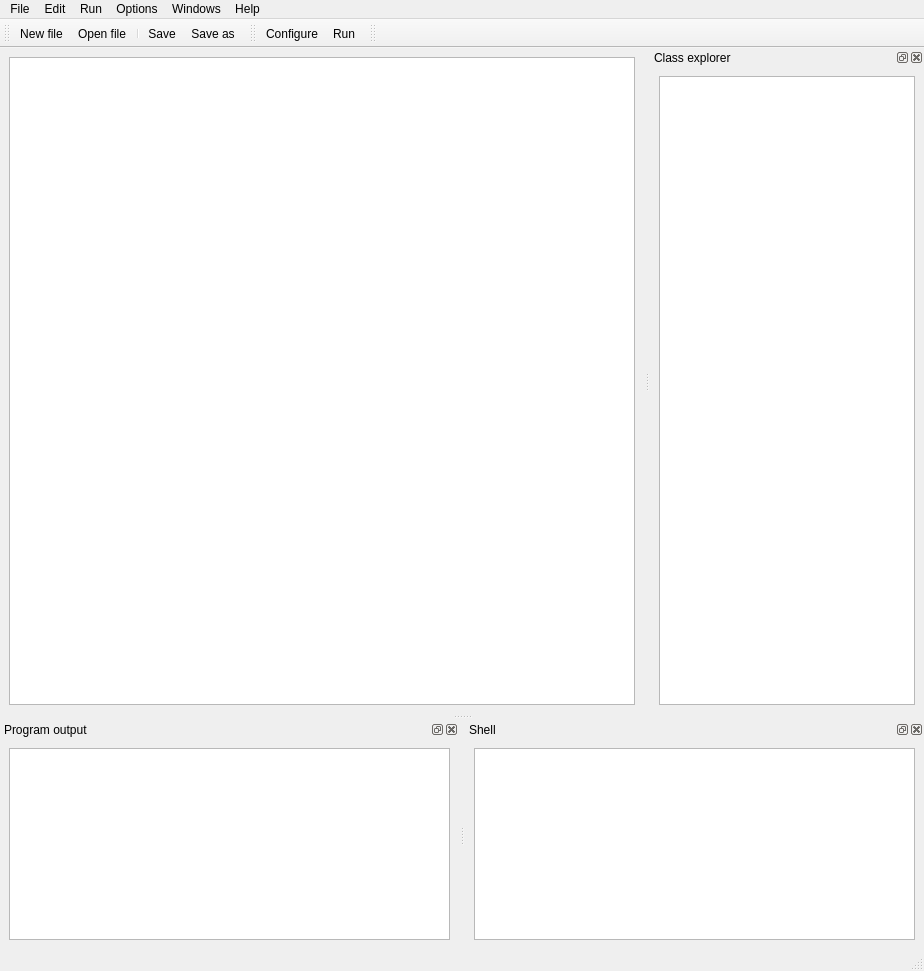
<?xml version="1.0" encoding="UTF-8"?>
<ui version="4.0">
 <class>MainWindow</class>
 <widget class="QMainWindow" name="MainWindow">
  <property name="geometry">
   <rect>
    <x>0</x>
    <y>0</y>
    <width>924</width>
    <height>971</height>
   </rect>
  </property>
  <property name="windowTitle">
   <string>QIdle</string>
  </property>
  <property name="windowIcon">
   <iconset resource="qidle.qrc">
    <normaloff>:/icons/QIdle.png</normaloff>:/icons/QIdle.png</iconset>
  </property>
  <widget class="QWidget" name="centralwidget">
   <layout class="QGridLayout" name="gridLayout">
    <item row="0" column="0">
     <widget class="PyCodeEdit" name="codeEdit"/>
    </item>
   </layout>
  </widget>
  <widget class="QStatusBar" name="statusbar"/>
  <widget class="QDockWidget" name="dockWidgetClassExplorer">
   <property name="windowTitle">
    <string>Class explorer</string>
   </property>
   <attribute name="dockWidgetArea">
    <number>2</number>
   </attribute>
   <widget class="QWidget" name="dockWidgetContents_2">
    <layout class="QGridLayout" name="gridLayout_3">
     <item row="0" column="0">
      <widget class="ClassExplorer" name="classExplorer">
       <attribute name="headerVisible">
        <bool>false</bool>
       </attribute>
       <column>
        <property name="text">
         <string notr="true">1</string>
        </property>
       </column>
      </widget>
     </item>
    </layout>
   </widget>
  </widget>
  <widget class="QDockWidget" name="dockWidgetProgramOutput">
   <property name="windowTitle">
    <string>Program output</string>
   </property>
   <attribute name="dockWidgetArea">
    <number>8</number>
   </attribute>
   <widget class="QWidget" name="dockWidgetContents_3">
    <layout class="QGridLayout" name="gridLayout_4">
     <item row="0" column="0">
      <widget class="PyInteractiveConsole" name="textEditPgmOutput"/>
     </item>
    </layout>
   </widget>
  </widget>
  <widget class="QDockWidget" name="dockWidgetShell">
   <property name="windowTitle">
    <string>Shell</string>
   </property>
   <attribute name="dockWidgetArea">
    <number>8</number>
   </attribute>
   <widget class="QWidget" name="dockWidgetContents_4">
    <layout class="QGridLayout" name="gridLayout_5">
     <item row="0" column="0">
      <widget class="Shell" name="textEdit_2"/>
     </item>
    </layout>
   </widget>
  </widget>
  <widget class="QMenuBar" name="menubar">
   <property name="geometry">
    <rect>
     <x>0</x>
     <y>0</y>
     <width>924</width>
     <height>25</height>
    </rect>
   </property>
   <widget class="QMenu" name="menuFile">
    <property name="title">
     <string>File</string>
    </property>
    <widget class="QMenu" name="menuRecents">
     <property name="title">
      <string>Recents</string>
     </property>
    </widget>
    <addaction name="actionNew_file"/>
    <addaction name="actionOpen_file"/>
    <addaction name="separator"/>
    <addaction name="actionNew_project"/>
    <addaction name="actionOpen_directory"/>
    <addaction name="separator"/>
    <addaction name="menuRecents"/>
    <addaction name="separator"/>
    <addaction name="actionSave"/>
    <addaction name="actionSave_as"/>
    <addaction name="separator"/>
    <addaction name="actionClose"/>
    <addaction name="separator"/>
    <addaction name="actionQuit"/>
   </widget>
   <widget class="QMenu" name="menuRun">
    <property name="title">
     <string>Run</string>
    </property>
    <addaction name="actionRun"/>
    <addaction name="actionConfigureRun"/>
   </widget>
   <widget class="QMenu" name="menuOptions">
    <property name="title">
     <string>Options</string>
    </property>
    <addaction name="actionConfigure_IDLE"/>
   </widget>
   <widget class="QMenu" name="menuWindows">
    <property name="title">
     <string>Windows</string>
    </property>
    <widget class="QMenu" name="menuTools">
     <property name="title">
      <string>Tools</string>
     </property>
    </widget>
    <addaction name="actionZoom_height"/>
    <addaction name="separator"/>
    <addaction name="menuTools"/>
    <addaction name="separator"/>
   </widget>
   <widget class="QMenu" name="menuHelp">
    <property name="title">
     <string>Help</string>
    </property>
    <addaction name="actionAbout_QIdle"/>
    <addaction name="separator"/>
    <addaction name="actionHelp_content"/>
    <addaction name="actionPython_docs"/>
   </widget>
   <widget class="QMenu" name="menuEdit">
    <property name="title">
     <string>Edit</string>
    </property>
   </widget>
   <addaction name="menuFile"/>
   <addaction name="menuEdit"/>
   <addaction name="menuRun"/>
   <addaction name="menuOptions"/>
   <addaction name="menuWindows"/>
   <addaction name="menuHelp"/>
  </widget>
  <widget class="QToolBar" name="toolBarSave">
   <property name="windowTitle">
    <string>File toolbar</string>
   </property>
   <attribute name="toolBarArea">
    <enum>TopToolBarArea</enum>
   </attribute>
   <attribute name="toolBarBreak">
    <bool>false</bool>
   </attribute>
   <addaction name="actionNew_file"/>
   <addaction name="actionOpen_file"/>
   <addaction name="separator"/>
   <addaction name="actionSave"/>
   <addaction name="actionSave_as"/>
  </widget>
  <widget class="QToolBar" name="toolBarRun">
   <property name="windowTitle">
    <string>Run toolbar</string>
   </property>
   <attribute name="toolBarArea">
    <enum>TopToolBarArea</enum>
   </attribute>
   <attribute name="toolBarBreak">
    <bool>false</bool>
   </attribute>
   <addaction name="actionConfigureRun"/>
   <addaction name="actionRun"/>
  </widget>
  <widget class="QToolBar" name="toolBarTools">
   <property name="windowTitle">
    <string>Tools toolbar</string>
   </property>
   <attribute name="toolBarArea">
    <enum>TopToolBarArea</enum>
   </attribute>
   <attribute name="toolBarBreak">
    <bool>false</bool>
   </attribute>
  </widget>
  <action name="actionOpen_file">
   <property name="icon">
    <iconset theme="document-open" resource="qidle.qrc">
     <normaloff>:/icons/document-open.png</normaloff>:/icons/document-open.png</iconset>
   </property>
   <property name="text">
    <string>Open file</string>
   </property>
  </action>
  <action name="actionOpen_directory">
   <property name="icon">
    <iconset theme="folder-open" resource="qidle.qrc">
     <normaloff>:/icons/folder-open.png</normaloff>:/icons/folder-open.png</iconset>
   </property>
   <property name="text">
    <string>Open directory</string>
   </property>
  </action>
  <action name="actionSave">
   <property name="icon">
    <iconset theme="applications-x-python" resource="qidle.qrc">
     <normaloff>:/icons/document-save.png</normaloff>:/icons/document-save.png</iconset>
   </property>
   <property name="text">
    <string>Save</string>
   </property>
  </action>
  <action name="actionSave_as">
   <property name="icon">
    <iconset theme="document-save-as" resource="qidle.qrc">
     <normaloff>:/icons/document-save-as.png</normaloff>:/icons/document-save-as.png</iconset>
   </property>
   <property name="text">
    <string>Save as</string>
   </property>
  </action>
  <action name="actionClose">
   <property name="icon">
    <iconset theme="window-close">
     <normaloff/>
    </iconset>
   </property>
   <property name="text">
    <string>Close window</string>
   </property>
  </action>
  <action name="actionQuit">
   <property name="icon">
    <iconset theme="exit">
     <normaloff/>
    </iconset>
   </property>
   <property name="text">
    <string>Quit</string>
   </property>
  </action>
  <action name="actionRun">
   <property name="icon">
    <iconset theme="media-playback-start" resource="qidle.qrc">
     <normaloff>:/icons/media-playback-start.png</normaloff>:/icons/media-playback-start.png</iconset>
   </property>
   <property name="text">
    <string>Run</string>
   </property>
  </action>
  <action name="actionConfigureRun">
   <property name="icon">
    <iconset theme="system-run" resource="qidle.qrc">
     <normaloff>:/icons/system-run.png</normaloff>:/icons/system-run.png</iconset>
   </property>
   <property name="text">
    <string>Configure</string>
   </property>
  </action>
  <action name="actionConfigure_IDLE">
   <property name="icon">
    <iconset theme="preferences-system" resource="qidle.qrc">
     <normaloff>:/icons/Preferences-system.png</normaloff>:/icons/Preferences-system.png</iconset>
   </property>
   <property name="text">
    <string>Configure QIdle</string>
   </property>
  </action>
  <action name="actionZoom_height">
   <property name="icon">
    <iconset theme="zoom-fit-best">
     <normaloff/>
    </iconset>
   </property>
   <property name="text">
    <string>Zoom height</string>
   </property>
  </action>
  <action name="actionAbout_QIdle">
   <property name="icon">
    <iconset theme="help-about" resource="qidle.qrc">
     <normaloff>:/icons/dialog-information.png</normaloff>:/icons/dialog-information.png</iconset>
   </property>
   <property name="text">
    <string>About QIdle</string>
   </property>
  </action>
  <action name="actionHelp_content">
   <property name="icon">
    <iconset theme="help-contents" resource="qidle.qrc">
     <normaloff>:/icons/help.png</normaloff>:/icons/help.png</iconset>
   </property>
   <property name="text">
    <string>QIdle Help</string>
   </property>
  </action>
  <action name="actionPython_docs">
   <property name="text">
    <string>Python docs</string>
   </property>
  </action>
  <action name="actionNew_file">
   <property name="icon">
    <iconset theme="document-new" resource="qidle.qrc">
     <normaloff>:/icons/document-new.png</normaloff>:/icons/document-new.png</iconset>
   </property>
   <property name="text">
    <string>New file</string>
   </property>
  </action>
  <action name="actionNew_project">
   <property name="icon">
    <iconset theme="folder-new" resource="qidle.qrc">
     <normaloff>:/icons/folder-new.png</normaloff>:/icons/folder-new.png</iconset>
   </property>
   <property name="text">
    <string>New project</string>
   </property>
  </action>
 </widget>
 <customwidgets>
  <customwidget>
   <class>PyCodeEdit</class>
   <extends>QPlainTextEdit</extends>
   <header>pyqode.python.widgets</header>
  </customwidget>
  <customwidget>
   <class>PyInteractiveConsole</class>
   <extends>QTextEdit</extends>
   <header>pyqode.python.widgets</header>
  </customwidget>
  <customwidget>
   <class>Shell</class>
   <extends>QTextEdit</extends>
   <header>qidle.widgets</header>
  </customwidget>
  <customwidget>
   <class>ClassExplorer</class>
   <extends>QTreeWidget</extends>
   <header>qidle.widgets</header>
  </customwidget>
 </customwidgets>
 <resources>
  <include location="qidle.qrc"/>
 </resources>
 <connections/>
</ui>
